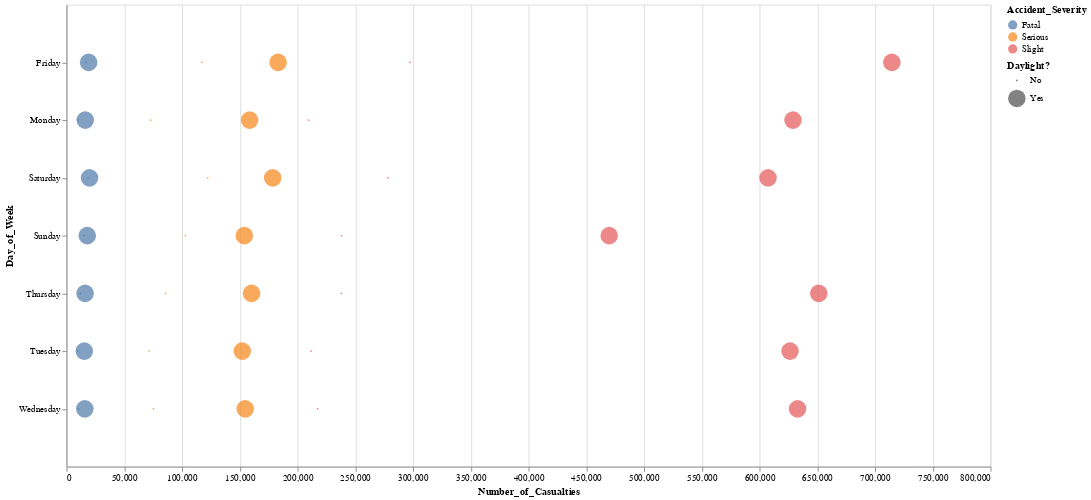

Notebook code cell kept with this figure:
### Code cell
accidents.head()

import altair as alt
from vega_datasets import data

source = df5

alt.Chart(source).mark_circle().encode(
    alt.X('Number_of_Casualties',scale=alt.Scale(zero=False)),
    alt.Y('Day_of_Week',scale=alt.Scale(zero=False, padding=1)),
    color='Accident_Severity',
    size='Daylight?'
).properties(
    width=1000,
    height=500).interactive()
#por mas que lo intento no me ordena por weekday

### Figure 1 — Vega-Lite specification as saved in the notebook (floating-point values rounded to 4 significant figures)
{"config": {"view": {"continuousWidth": 400, "continuousHeight": 300}}, "data": {"name": "data-215256f2749de171e68855e8d4cbbf24"}, "mark": "circle", "encoding": {"color": {"type": "nominal", "field": "Accident_Severity"}, "size": {"type": "nominal", "field": "Daylight?"}, "x": {"type": "quantitative", "field": "Number_of_Casualties", "scale": {"zero": false}}, "y": {"type": "nominal", "field": "Day_of_Week", "scale": {"padding": 1, "zero": false}}}, "height": 500, "selection": {"selector001": {"type": "interval", "bind": "scales", "encodings": ["x", "y"]}}, "width": 1000, "$schema": "https://vega.github.io/schema/vega-lite/v4.8.1.json", "datasets": {"data-215256f2749de171e68855e8d4cbbf24": [{"Day_of_Week": "Sunday", "Accident_Severity": "Serious", "Daylight?": "No", "Number_of_Casualties": 102944}, {"Day_of_Week": "Sunday", "Accident_Severity": "Fatal", "Daylight?": "Yes", "Number_of_Casualties": 17934}, {"Day_of_Week": "Sunday", "Accident_Severity": "Fatal", "Daylight?": "No", "Number_of_Casualties": 15250}, {"Day_of_Week": "Sunday", "Accident_Severity": "Slight", "Daylight?": "Yes", "Number_of_Casualties": 469840}, {"Day_of_Week": "Sunday", "Accident_Severity": "Slight", "Daylight?": "No", "Number_of_Casualties": 238113}, {"Day_of_Week": "Sunday", "Accident_Severity": "Serious", "Daylight?": "Yes", "Number_of_Casualties": 153923}, {"Day_of_Week": "Monday", "Accident_Severity": "Fatal", "Daylight?": "No", "Number_of_Casualties": 10030}, {"Day_of_Week": "Monday", "Accident_Severity": "Fatal", "Daylight?": "Yes", "Number_of_Casualties": 16208}, {"Day_of_Week": "Monday", "Accident_Severity": "Serious", "Daylight?": "No", "Number_of_Casualties": 72816}, {"Day_of_Week": "Monday", "Accident_Severity": "Serious", "Daylight?": "Yes", "Number_of_Casualties": 158503}, {"Day_of_Week": "Monday", "Accident_Severity": "Slight", "Daylight?": "Yes", "Number_of_Casualties": 628972}, {"Day_of_Week": "Monday", "Accident_Severity": "Slight", "Daylight?": "No", "Number_of_Casualties": 209579}, {"Day_of_Week": "Tuesday", "Accident_Severity": "Slight", "Daylight?": "No", "Number_of_Casualties": 211584}, {"Day_of_Week": "Tuesday", "Accident_Severity": "Serious", "Daylight?": "Yes", "Number_of_Casualties": 152174}, {"Day_of_Week": "Tuesday", "Accident_Severity": "Serious", "Daylight?": "No", "Number_of_Casualties": 71475}, {"Day_of_Week": "Tuesday", "Accident_Severity": "Fatal", "Daylight?": "Yes", "Number_of_Casualties": 15377}, {"Day_of_Week": "Tuesday", "Accident_Severity": "Fatal", "Daylight?": "No", "Number_of_Casualties": 9660}, {"Day_of_Week": "Tuesday", "Accident_Severity": "Slight", "Daylight?": "Yes", "Number_of_Casualties": 626414}, {"Day_of_Week": "Wednesday", "Accident_Severity": "Fatal", "Daylight?": "No", "Number_of_Casualties": 10352}, {"Day_of_Week": "Wednesday", "Accident_Severity": "Fatal", "Daylight?": "Yes", "Number_of_Casualties": 15835}, {"Day_of_Week": "Wednesday", "Accident_Severity": "Serious", "Daylight?": "No", "Number_of_Casualties": 75208}, {"Day_of_Week": "Wednesday", "Accident_Severity": "Serious", "Daylight?": "Yes", "Number_of_Casualties": 154697}, {"Day_of_Week": "Wednesday", "Accident_Severity": "Slight", "Daylight?": "Yes", "Number_of_Casualties": 632933}, {"Day_of_Week": "Wednesday", "Accident_Severity": "Slight", "Daylight?": "No", "Number_of_Casualties": 217379}, {"Day_of_Week": "Thursday", "Accident_Severity": "Fatal", "Daylight?": "No", "Number_of_Casualties": 11957}, {"Day_of_Week": "Thursday", "Accident_Severity": "Fatal", "Daylight?": "Yes", "Number_of_Casualties": 16078}, {"Day_of_Week": "Thursday", "Accident_Severity": "Serious", "Daylight?": "No", "Number_of_Casualties": 85838}, {"Day_of_Week": "Thursday", "Accident_Severity": "Serious", "Daylight?": "Yes", "Number_of_Casualties": 160195}, {"Day_of_Week": "Thursday", "Accident_Severity": "Slight", "Daylight?": "No", "Number_of_Casualties": 237937}, {"Day_of_Week": "Thursday", "Accident_Severity": "Slight", "Daylight?": "Yes", "Number_of_Casualties": 651282}, {"Day_of_Week": "Friday", "Accident_Severity": "Fatal", "Daylight?": "No", "Number_of_Casualties": 16997}, {"Day_of_Week": "Friday", "Accident_Severity": "Fatal", "Daylight?": "Yes", "Number_of_Casualties": 19126}, {"Day_of_Week": "Friday", "Accident_Severity": "Serious", "Daylight?": "No", "Number_of_Casualties": 117220}, {"Day_of_Week": "Friday", "Accident_Severity": "Serious", "Daylight?": "Yes", "Number_of_Casualties": 183199}, {"Day_of_Week": "Friday", "Accident_Severity": "Slight", "Daylight?": "No", "Number_of_Casualties": 297421}, {"Day_of_Week": "Friday", "Accident_Severity": "Slight", "Daylight?": "Yes", "Number_of_Casualties": 714563}, {"Day_of_Week": "Saturday", "Accident_Severity": "Slight", "Daylight?": "Yes", "Number_of_Casualties": 607349}, {"Day_of_Week": "Saturday", "Accident_Severity": "Fatal", "Daylight?": "Yes", "Number_of_Casualties": 19933}, {"Day_of_Week": "Saturday", "Accident_Severity": "Serious", "Daylight?": "Yes", "Number_of_Casualties": 178487}, {"Day_of_Week": "Saturday", "Accident_Severity": "Slight", "Daylight?": "No", "Number_of_Casualties": 278499}, {"Day_of_Week": "Saturday", "Accident_Severity": "Fatal", "Daylight?": "No", "Number_of_Casualties": 18558}, {"Day_of_Week": "Saturday", "Accident_Severity": "Serious", "Daylight?": "No", "Number_of_Casualties": 122197}]}}
